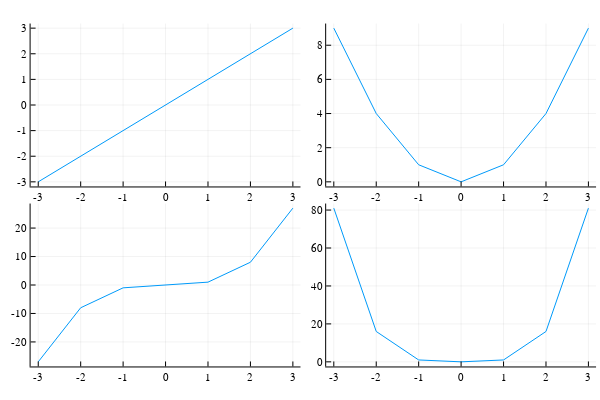

The cell this chart's notebook holds for it:
### Code cell
x = -3:3
p1 = plot(x,x)
p2 = plot(x,x.^2)
p3 = plot(x,x.^3)
p4 = plot(x,x.^4)
plot(p1,p2,p3,p4 , layout=(2,2) , legend=false)

### Figure 1 — Plotly figure (JSON) as saved in the notebook; plotly's stock layout.template omitted (floating-point values rounded to 4 significant figures)
{"data": [{"colorbar": {"len": 0.4525, "title": "", "x": 0.5008, "y": 0.7639}, "legendgroup": "y1", "line": {"color": "rgba(0, 154, 250, 1.000)", "dash": "solid", "shape": "linear", "width": 1}, "mode": "lines", "name": "y1", "showlegend": true, "type": "scatter", "x": [-3, -2, -1, 0, 1, 2, 3], "xaxis": "x1", "y": [-3, -2, -1, 0, 1, 2, 3], "yaxis": "y1"}, {"colorbar": {"len": 0.4525, "title": "", "x": 0.9934, "y": 0.7639}, "legendgroup": "y1", "line": {"color": "rgba(0, 154, 250, 1.000)", "dash": "solid", "shape": "linear", "width": 1}, "mode": "lines", "name": "y1", "showlegend": true, "type": "scatter", "x": [-3, -2, -1, 0, 1, 2, 3], "xaxis": "x2", "y": [9, 4, 1, 0, 1, 4, 9], "yaxis": "y2"}, {"colorbar": {"len": 0.4525, "title": "", "x": 0.5008, "y": 0.2639}, "legendgroup": "y1", "line": {"color": "rgba(0, 154, 250, 1.000)", "dash": "solid", "shape": "linear", "width": 1}, "mode": "lines", "name": "y1", "showlegend": true, "type": "scatter", "x": [-3, -2, -1, 0, 1, 2, 3], "xaxis": "x3", "y": [-27, -8, -1, 0, 1, 8, 27], "yaxis": "y3"}, {"colorbar": {"len": 0.4525, "title": "", "x": 0.9934, "y": 0.2639}, "legendgroup": "y1", "line": {"color": "rgba(0, 154, 250, 1.000)", "dash": "solid", "shape": "linear", "width": 1}, "mode": "lines", "name": "y1", "showlegend": true, "type": "scatter", "x": [-3, -2, -1, 0, 1, 2, 3], "xaxis": "x4", "y": [81, 16, 1, 0, 1, 16, 81], "yaxis": "y4"}], "layout": {"annotations": [], "height": 400, "margin": {"b": 20, "l": 0, "r": 0, "t": 20}, "paper_bgcolor": "rgba(255, 255, 255, 1.000)", "plot_bgcolor": "rgba(255, 255, 255, 1.000)", "showlegend": false, "width": 600, "xaxis1": {"anchor": "y1", "domain": [0.05101, 0.5008], "gridcolor": "rgba(0, 0, 0, 0.100)", "gridwidth": 0.5, "linecolor": "rgba(0, 0, 0, 1.000)", "mirror": false, "range": [-3.18, 3.18], "showgrid": true, "showline": true, "showticklabels": true, "tickangle": 0, "tickcolor": "rgb(0, 0, 0)", "tickfont": {"color": "rgba(0, 0, 0, 1.000)", "family": "sans-serif", "size": 11}, "tickmode": "array", "ticks": "inside", "ticktext": ["-3", "-2", "-1", "0", "1", "2", "3"], "tickvals": [-3, -2, -1, 0, 1, 2, 3], "title": "", "titlefont": {"color": "rgba(0, 0, 0, 1.000)", "family": "sans-serif", "size": 15}, "type": "-", "visible": true, "zeroline": false, "zerolinecolor": "rgba(0, 0, 0, 1.000)"}, "xaxis2": {"anchor": "y2", "domain": [0.5436, 0.9934], "gridcolor": "rgba(0, 0, 0, 0.100)", "gridwidth": 0.5, "linecolor": "rgba(0, 0, 0, 1.000)", "mirror": false, "range": [-3.18, 3.18], "showgrid": true, "showline": true, "showticklabels": true, "tickangle": 0, "tickcolor": "rgb(0, 0, 0)", "tickfont": {"color": "rgba(0, 0, 0, 1.000)", "family": "sans-serif", "size": 11}, "tickmode": "array", "ticks": "inside", "ticktext": ["-3", "-2", "-1", "0", "1", "2", "3"], "tickvals": [-3, -2, -1, 0, 1, 2, 3], "title": "", "titlefont": {"color": "rgba(0, 0, 0, 1.000)", "family": "sans-serif", "size": 15}, "type": "-", "visible": true, "zeroline": false, "zerolinecolor": "rgba(0, 0, 0, 1.000)"}, "xaxis3": {"anchor": "y3", "domain": [0.05101, 0.5008], "gridcolor": "rgba(0, 0, 0, 0.100)", "gridwidth": 0.5, "linecolor": "rgba(0, 0, 0, 1.000)", "mirror": false, "range": [-3.18, 3.18], "showgrid": true, "showline": true, "showticklabels": true, "tickangle": 0, "tickcolor": "rgb(0, 0, 0)", "tickfont": {"color": "rgba(0, 0, 0, 1.000)", "family": "sans-serif", "size": 11}, "tickmode": "array", "ticks": "inside", "ticktext": ["-3", "-2", "-1", "0", "1", "2", "3"], "tickvals": [-3, -2, -1, 0, 1, 2, 3], "title": "", "titlefont": {"color": "rgba(0, 0, 0, 1.000)", "family": "sans-serif", "size": 15}, "type": "-", "visible": true, "zeroline": false, "zerolinecolor": "rgba(0, 0, 0, 1.000)"}, "xaxis4": {"anchor": "y4", "domain": [0.5436, 0.9934], "gridcolor": "rgba(0, 0, 0, 0.100)", "gridwidth": 0.5, "linecolor": "rgba(0, 0, 0, 1.000)", "mirror": false, "range": [-3.18, 3.18], "showgrid": true, "showline": true, "showticklabels": true, "tickangle": 0, "tickcolor": "rgb(0, 0, 0)", "tickfont": {"color": "rgba(0, 0, 0, 1.000)", "family": "sans-serif", "size": 11}, "tickmode": "array", "ticks": "inside", "ticktext": ["-3", "-2", "-1", "0", "1", "2", "3"], "tickvals": [-3, -2, -1, 0, 1, 2, 3], "title": "", "titlefont": {"color": "rgba(0, 0, 0, 1.000)", "family": "sans-serif", "size": 15}, "type": "-", "visible": true, "zeroline": false, "zerolinecolor": "rgba(0, 0, 0, 1.000)"}, "yaxis1": {"anchor": "x1", "domain": [0.5376, 0.9902], "gridcolor": "rgba(0, 0, 0, 0.100)", "gridwidth": 0.5, "linecolor": "rgba(0, 0, 0, 1.000)", "mirror": false, "range": [-3.18, 3.18], "showgrid": true, "showline": true, "showticklabels": true, "tickangle": 0, "tickcolor": "rgb(0, 0, 0)", "tickfont": {"color": "rgba(0, 0, 0, 1.000)", "family": "sans-serif", "size": 11}, "tickmode": "array", "ticks": "inside", "ticktext": ["-3", "-2", "-1", "0", "1", "2", "3"], "tickvals": [-3, -2, -1, 0, 1, 2, 3], "title": "", "titlefont": {"color": "rgba(0, 0, 0, 1.000)", "family": "sans-serif", "size": 15}, "type": "-", "visible": true, "zeroline": false, "zerolinecolor": "rgba(0, 0, 0, 1.000)"}, "yaxis2": {"anchor": "x2", "domain": [0.5376, 0.9902], "gridcolor": "rgba(0, 0, 0, 0.100)", "gridwidth": 0.5, "linecolor": "rgba(0, 0, 0, 1.000)", "mirror": false, "range": [-0.27, 9.27], "showgrid": true, "showline": true, "showticklabels": true, "tickangle": 0, "tickcolor": "rgb(0, 0, 0)", "tickfont": {"color": "rgba(0, 0, 0, 1.000)", "family": "sans-serif", "size": 11}, "tickmode": "array", "ticks": "inside", "ticktext": ["0", "2", "4", "6", "8"], "tickvals": [0, 2, 4, 6, 8], "title": "", "titlefont": {"color": "rgba(0, 0, 0, 1.000)", "family": "sans-serif", "size": 15}, "type": "-", "visible": true, "zeroline": false, "zerolinecolor": "rgba(0, 0, 0, 1.000)"}, "yaxis3": {"anchor": "x3", "domain": [0.03762, 0.4902], "gridcolor": "rgba(0, 0, 0, 0.100)", "gridwidth": 0.5, "linecolor": "rgba(0, 0, 0, 1.000)", "mirror": false, "range": [-28.62, 28.62], "showgrid": true, "showline": true, "showticklabels": true, "tickangle": 0, "tickcolor": "rgb(0, 0, 0)", "tickfont": {"color": "rgba(0, 0, 0, 1.000)", "family": "sans-serif", "size": 11}, "tickmode": "array", "ticks": "inside", "ticktext": ["-20", "-10", "0", "10", "20"], "tickvals": [-20, -10, 0, 10, 20], "title": "", "titlefont": {"color": "rgba(0, 0, 0, 1.000)", "family": "sans-serif", "size": 15}, "type": "-", "visible": true, "zeroline": false, "zerolinecolor": "rgba(0, 0, 0, 1.000)"}, "yaxis4": {"anchor": "x4", "domain": [0.03762, 0.4902], "gridcolor": "rgba(0, 0, 0, 0.100)", "gridwidth": 0.5, "linecolor": "rgba(0, 0, 0, 1.000)", "mirror": false, "range": [-2.43, 83.43], "showgrid": true, "showline": true, "showticklabels": true, "tickangle": 0, "tickcolor": "rgb(0, 0, 0)", "tickfont": {"color": "rgba(0, 0, 0, 1.000)", "family": "sans-serif", "size": 11}, "tickmode": "array", "ticks": "inside", "ticktext": ["0", "20", "40", "60", "80"], "tickvals": [0, 20, 40, 60, 80], "title": "", "titlefont": {"color": "rgba(0, 0, 0, 1.000)", "family": "sans-serif", "size": 15}, "type": "-", "visible": true, "zeroline": false, "zerolinecolor": "rgba(0, 0, 0, 1.000)"}}}
